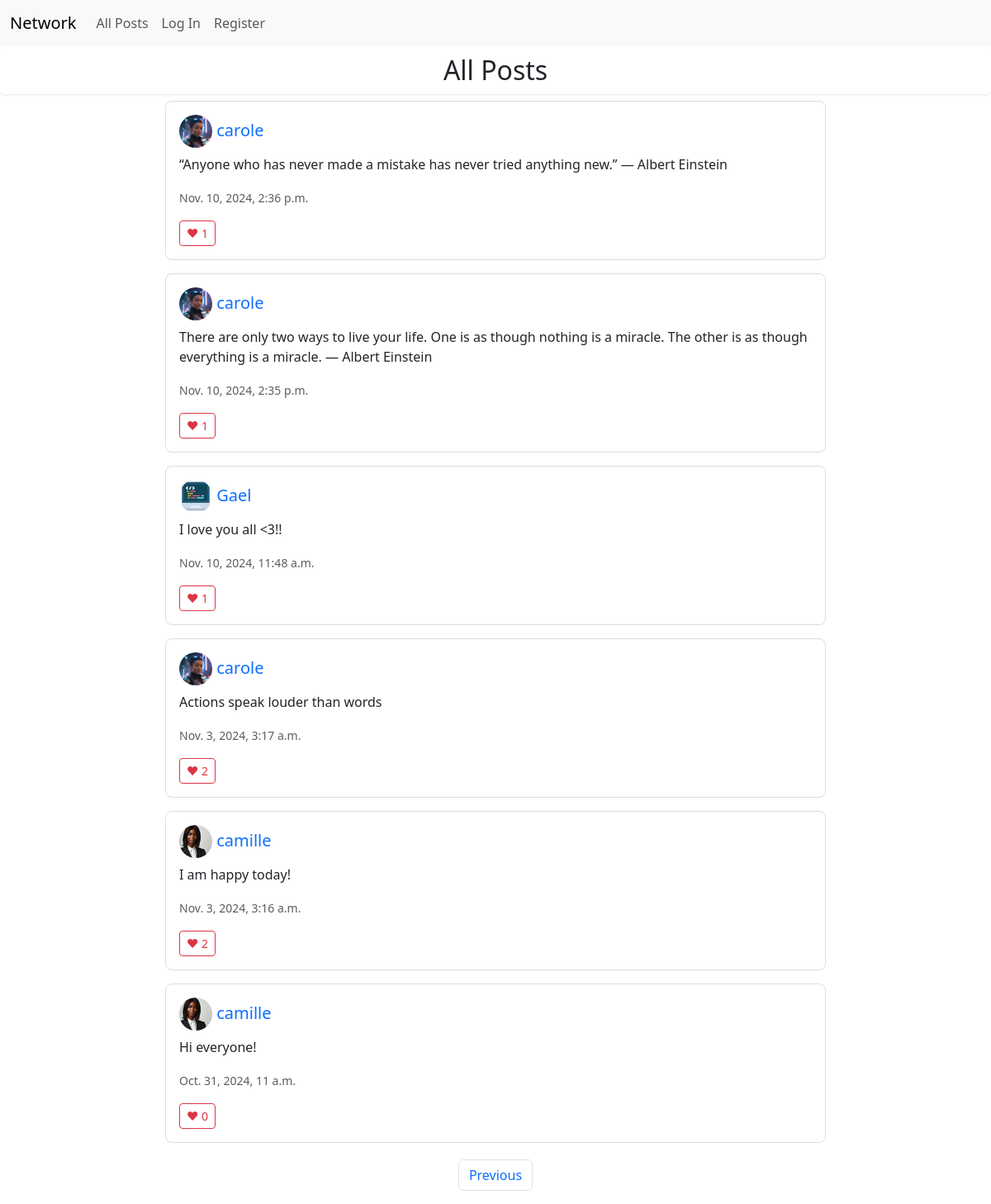
Screenshot of /?page=2 with the database file from the repository.
### network/models.py (models this page shows, shortened)
class Post(models.Model):
    user = models.ForeignKey(User, on_delete=models.CASCADE, related_name="posts")
    content = models.TextField()
    created_at = models.DateTimeField(auto_now_add=True)
    updated_at = models.DateTimeField(auto_now=True)
    likes = models.ManyToManyField(User, related_name="liked_posts", blank=True)

class User(AbstractUser):
    followers = models.ManyToManyField('self', symmetrical=False, related_name='following')

class Profile(models.Model):
    user = models.OneToOneField(User, on_delete=models.CASCADE, related_name='profile')
    image = models.ImageField(upload_to='profile_pics/', default='profile_pics/default.jpg', blank=True)
    bio = models.TextField(max_length=500, blank=True)

### network/views.py (the view)
# urls.py: path("", views.index, name="index"),
def index(request):
    posts = Post.objects.all().order_by('-created_at')
    paginator = Paginator(posts, 10)
    page_number = request.GET.get('page')
    page_obj = paginator.get_page(page_number)
    return render(request, "network/index.html", {
        "page_obj": page_obj
    })

### network/templates/network/index.html (shortened to what this page needs)
{% extends "network/layout.html" %}
{% load static %}
{% block body %}
<h2 class="stat-box">All Posts</h2>
    <div class="posts-container">
        {% for post in page_obj %}
            <div class="card mb-3 post" data-post-id="{{ post.id }}">
                <div class="card-body">
                    <div class="d-flex justify-content-between">
                        <h5 class="card-title">
                            <a href="{% url 'profile' post.user.username %}" class="text-decoration-none">
                                {% if post.user.profile.image and post.user.profile.image.url %}
                                    <img src="{{ post.user.profile.image.url }}"
                                         class="rounded-circle profile-pic mr-2"
                                         alt="Profile Picture"
                                         onerror="this.src=`{% static 'network/default.jpg' %}`">
                                {% else %}
                                    <img src="{% static 'network/default.jpg' %}"
                                         class="rounded-circle profile-pic mr-2"
                                         alt="Default Profile Picture">
                                {% endif %}
                                {{ post.user.username }}
                            </a>
                        </h5>
                    </div>
                    <p class="card-text content">{{ post.content }}</p>
                    <p class="card-text"><small class="text-muted">{{ post.created_at }}</small></p>
                    <div class="like-section">
                        <button class="btn btn-sm {% if post in user.liked_posts.all %}btn-danger{% else %}btn-outline-danger{% endif %} like-btn"
                        data-post-id="{{ post.id }}">
                        ❤ <span class="like-count">{{ post.likes.count }}</span>
                        </button>
                    </div>
                </div>
            </div>
        {% empty %}
            <p>There are no posts yet.</p>
        {% endfor %}
    </div>
    {% if page_obj.paginator.num_pages > 1 %}
    <nav aria-label="Page navigation">
        <ul class="pagination justify-content-center">
            {% if page_obj.has_previous %}
                <li class="page-item">
                    <a class="page-link" href="?page={{ page_obj.previous_page_number }}">Previous</a>
                </li>
            {% endif %}
        </ul>
    </nav>
    {% endif %}
{% endblock %}

### network/static/network/styles.css (style rules this page uses)
.profile-pic { width: 40px; height: 40px; object-fit: cover; }
.post { border: 1px solid #ddd; border-radius: 8px; transition: box-shadow 0.3s ease; }
.like-btn { transition: all 0.2s ease; }
.posts-container { max-width: 800px; margin: 0 auto; }
.pagination { margin-top: 20px; }
.stat-box { text-align: center; padding: 10px; background-color: white; border-radius: 5px; box-shadow: 0 1px 3px rgba(0,0,0,0.1); }

### rows the page displays
Post: user.username "carole", content "“Anyone who has never made a mistake has never tried anything new.” ― Albert Einstein", created_at "Nov. 10, 2024, 2:36 p.m.", likes.count "1"
Post: user.username "carole", content "There are only two ways to live your life. One is as though nothing is a miracle. The other is as though everything is a miracle. ― Albert Einstein", created_at "Nov. 10, 2024, 2:35 p.m.", likes.count "1"
Post: user.profile.image (picture), user.username "Gael", content "I love you all <3!!", created_at "Nov. 10, 2024, 11:48 a.m.", likes.count "1"
Post: user.username "carole", content "Actions speak louder than words", created_at "Nov. 3, 2024, 3:17 a.m.", likes.count "2"
Post: user.profile.image (picture), user.username "camille", content "I am happy today!", created_at "Nov. 3, 2024, 3:16 a.m.", likes.count "2"
Post: user.profile.image (picture), user.username "camille", content "Hi everyone!", created_at "Oct. 31, 2024, 11 a.m.", likes.count "0"
